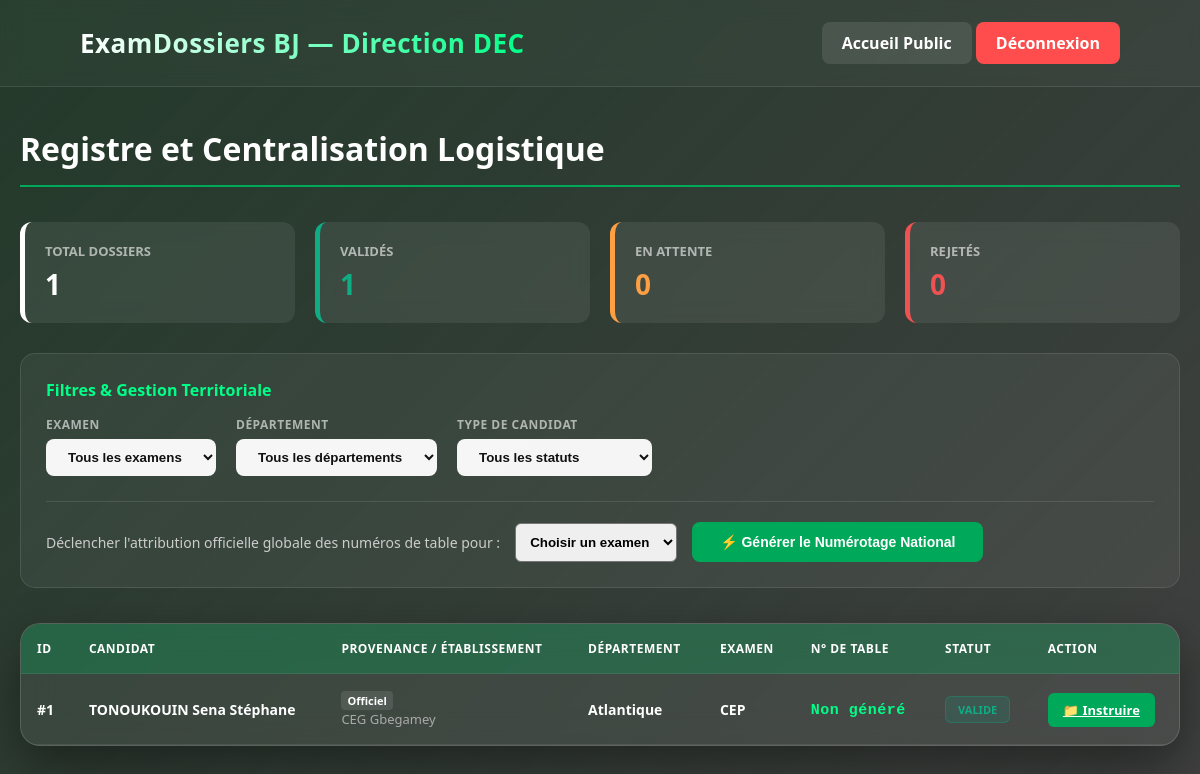
Screenshot of /admin.php (signed in) with the database file from the repository.
### tables this page shows
CREATE TABLE `dossiers` (
  `id` int(11) NOT NULL,
  `user_id` int(11) NOT NULL,
  `examen_id` int(11) NOT NULL,
  `statut` enum('en_attente','valide','rejete') DEFAULT 'en_attente',
  `motif_rejet` text DEFAULT NULL,
  `numero_table` varchar(50) DEFAULT NULL,
  `date_depot` timestamp NOT NULL DEFAULT current_timestamp()
);

CREATE TABLE `users` (
  `id` int(11) NOT NULL,
  `nom` varchar(100) NOT NULL,
  `prenom` varchar(100) NOT NULL,
  `email` varchar(150) NOT NULL,
  `telephone` varchar(20) NOT NULL,
  `password` varchar(255) NOT NULL,
  `role` enum('candidat','admin') DEFAULT 'candidat',
  `type_candidat` enum('officiel','libre') DEFAULT 'officiel',
  `etablissement` varchar(150) NOT NULL DEFAULT 'Candidat Libre',
  `departement` varchar(50) NOT NULL DEFAULT 'Littoral',
  `created_at` timestamp NOT NULL DEFAULT current_timestamp()
);

CREATE TABLE `examens` (
  `id` int(11) NOT NULL,
  `libelle` varchar(50) NOT NULL,
  `annee` int(11) NOT NULL,
  `date_cloture` date NOT NULL,
  `created_at` timestamp NOT NULL DEFAULT current_timestamp()
);

### admin.php (the view, shortened to what this page needs)
<?php
$host = "localhost";
$db_name = "examdossiers";
$username = "root";
$password = "";
$conn = null;
try {
    $conn = new PDO(
        "mysql:host=".$host.";dbname=".$db_name.";charset=utf8",
        $username,
        $password
    );
    $conn->setAttribute(PDO::ATTR_ERRMODE, PDO::ERRMODE_EXCEPTION);
} catch(PDOException $e) {
    die("Erreur de connexion : " . $e->getMessage());
}
$stmt_get = $conn->prepare("
    SELECT d.id AS dossier_id,
           d.statut,
           d.motif_rejet,
           d.date_depot,
           d.numero_table,
           u.nom,
           u.prenom,
           u.email,
           u.telephone,
           u.departement,
           u.type_candidat,
           u.etablissement,
           e.libelle AS examen_nom
    FROM dossiers d
    JOIN users u ON d.user_id = u.id
    JOIN examens e ON d.examen_id = e.id
    ORDER BY d.date_depot DESC
");
$stmt_get->execute();
$liste_dossiers = $stmt_get->fetchAll(PDO::FETCH_ASSOC);
$total_depots = count($liste_dossiers);
$total_valides = 0;
$total_en_attente = 0;
$total_rejetes = 0;
foreach ($liste_dossiers as $dos) {
    if ($dos['statut'] === 'valide') {
        $total_valides++;
    }
    elseif ($dos['statut'] === 'en_attente') {
        $total_en_attente++;
    }
    elseif ($dos['statut'] === 'rejete') {
        $total_rejetes++;
    }
}
?>
<!DOCTYPE html>
<html lang="fr">
<head>
</head>
<body>
<div class="overlay">
<header>
    <div class="logo-container">
        <h2>ExamDossiers BJ — Direction DEC</h2>
    </div>
    <nav>
        <a href="index.php" class="logout" style="background: rgba(255,255,255,0.1); color: white;">Accueil Public</a>
        <a href="logout.php" class="logout">Déconnexion</a>
    </nav>
</header>
<div class="admin-container">
    <div class="title-section">
        <h1>Registre et Centralisation Logistique</h1>
    </div>
    <div style="display: flex; gap: 20px; margin-bottom: 30px; flex-wrap: wrap;">
        <div style="background: rgba(255, 255, 255, 0.08); backdrop-filter: blur(10px); padding: 20px; border-radius: 12px; flex: 1; min-width: 200px; border-left: 5px solid #ffffff;">
            <div style="font-size: 13px; color: rgba(255,255,255,0.6); font-weight: 600; text-transform: uppercase;">Total Dossiers</div>
            <div style="font-size: 28px; font-weight: 800; margin-top: 5px;"><?php echo $total_depots; ?></div>
        </div>
        <div style="background: rgba(255, 255, 255, 0.08); backdrop-filter: blur(10px); padding: 20px; border-radius: 12px; flex: 1; min-width: 200px; border-left: 5px solid #10ac84;">
            <div style="font-size: 13px; color: rgba(255,255,255,0.6); font-weight: 600; text-transform: uppercase;">Validés</div>
            <div style="font-size: 28px; font-weight: 800; margin-top: 5px; color: #10ac84;"><?php echo $total_valides; ?></div>
        </div>
        <div style="background: rgba(255, 255, 255, 0.08); backdrop-filter: blur(10px); padding: 20px; border-radius: 12px; flex: 1; min-width: 200px; border-left: 5px solid #ff9f43;">
            <div style="font-size: 13px; color: rgba(255,255,255,0.6); font-weight: 600; text-transform: uppercase;">En Attente</div>
            <div style="font-size: 28px; font-weight: 800; margin-top: 5px; color: #ff9f43;"><?php echo $total_en_attente; ?></div>
        </div>
        <div style="background: rgba(255, 255, 255, 0.08); backdrop-filter: blur(10px); padding: 20px; border-radius: 12px; flex: 1; min-width: 200px; border-left: 5px solid #ee5253;">
            <div style="font-size: 13px; color: rgba(255,255,255,0.6); font-weight: 600; text-transform: uppercase;">Rejetés</div>
            <div style="font-size: 28px; font-weight: 800; margin-top: 5px; color: #ee5253;"><?php echo $total_rejetes; ?></div>
        </div>
    </div>
    <div class="panel-action">
        <h3 style="margin: 0 0 15px 0; font-size: 16px; color: #00ff88;">Filtres & Gestion Territoriale</h3>
        <div class="filters-grid">
            <div class="filter-item">
                <label>Examen</label>
                <select id="fExamen" onchange="filtrerTerritoire()">
                    <option value="TOUS">Tous les examens</option>
                </select>
            </div>
            <div class="filter-item">
                <label>Département</label>
                <select id="fDept" onchange="filtrerTerritoire()">
                    <option value="TOUS">Tous les départements</option>
                </select>
            </div>
            <div class="filter-item">
                <label>Type de Candidat</label>
                <select id="fType" onchange="filtrerTerritoire()">
                    <option value="TOUS">Tous les statuts</option>
                </select>
            </div>
        </div>
        <form action="admin.php" method="POST" style="border-top: 1px solid rgba(255,255,255,0.1); padding-top: 20px; display: flex; align-items: center; gap: 15px; flex-wrap: wrap;">
            <span style="font-size: 14px; color: #ccc;">Déclencher l'attribution officielle globale des numéros de table pour :</span>
            <select name="examen_cible" style="padding: 10px; border-radius: 6px; font-weight: 600;" required>
                <option value="Choisir un examen">Choisir un examen</option>
            </select>
            <button type="submit" name="lancer_numerotage" class="btn-num">⚡ Générer le Numérotage National</button>
        </form>
    </div>
    <div class="table-container">
        <table>
            <thead>
                <tr>
                    <th>ID</th>
                    <th>Candidat</th>
                    <th>Provenance / Établissement</th>
                    <th>Département</th>
                    <th>Examen</th>
                    <th>N° de Table</th>
                    <th>Statut</th>
                    <th>Action</th>
                </tr>
            </thead>
            <tbody>
                <?php if(empty($liste_dossiers)): ?>
                    <tr>
                        <td colspan="8" style="text-align: center; color: rgba(255,255,255,0.5); padding: 40px;">Aucun dossier transmis pour le moment dans la base.</td>
                    </tr>
                <?php else: ?>
                    <?php foreach($liste_dossiers as $row): ?>
                        <tr>
                            <td><b>#<?php echo $row['dossier_id']; ?></b></td>
                            <td><strong><?php echo $row['nom'] . " " . $row['prenom']; ?></strong></td>
                            <td>
                                <span style="text-transform: capitalize; font-size: 11px; background: rgba(255,255,255,0.1); padding: 2px 6px; border-radius: 4px; font-weight: 600;"><?php echo $row['type_candidat']; ?></span><br>
                                <span style="color: #aaa; font-size: 13px;"><?php echo $row['etablissement']; ?></span>
                            </td>
                            <td><b><?php echo $row['departement']; ?></b></td>
                            <td><b><?php echo $row['examen_nom']; ?></b></td>
                            <td><b style="color: #00ff88; font-family: monospace; font-size: 15px; letter-spacing: 0.5px;"><?php echo $row['numero_table'] ?? 'Non généré'; ?></b></td>
                            <td><span class="badge <?php echo $row['statut']; ?>"><?php echo $row['statut'] === 'en_attente' ? 'En attente' : ucfirst($row['statut']); ?></span></td>
                            <td>
                                <a href="instruction.php?id=<?php echo $row['dossier_id']; ?>" class="btn-instruire">📁 Instruire</a>
                            </td>
                        </tr>
                    <?php endforeach; ?>
                <?php endif; ?>
            </tbody>
        </table>
    </div>
</div>
</div>
</body>
</html>

### admin.php (style rules this page uses)
body { margin: 0; padding: 0; font-family: 'Segoe UI', Arial, sans-serif; background: url('images/educ.png') center/cover no-repeat fixed; color: white; min-height: 100vh; }
.overlay { background: linear-gradient(135deg, rgba(11, 36, 19, 0.9) 0%, rgba(0, 0, 0, 0.75) 100%); min-height: 100vh; padding-bottom: 60px; }
header { display: flex; justify-content: space-between; align-items: center; padding: 25px 80px; background: rgba(255, 255, 255, 0.03); backdrop-filter: blur(10px); border-bottom: 1px solid rgba(255, 255, 255, 0.1); }
.logo-container h2 { margin: 0; font-size: 26px; font-weight: 800; letter-spacing: 0.5px; background: linear-gradient(to right, #ffffff, #00ff88); -webkit-background-clip: text; -webkit-text-fill-color: transparent; }
.logout { background: #ff4d4d; padding: 10px 20px; color: white; text-decoration: none; border-radius: 8px; font-weight: 700; transition: all 0.3s ease; }
.admin-container { max-width: 1350px; margin: 40px auto; padding: 0 20px; }
.title-section { margin-bottom: 35px; border-bottom: 2px solid #00a859; padding-bottom: 15px; }
.title-section h1 { margin: 0; font-size: 32px; font-weight: 800; }
.panel-action { background: rgba(255, 255, 255, 0.05); border: 1px solid rgba(255, 255, 255, 0.1); padding: 25px; border-radius: 15px; margin-bottom: 35px; }
.filters-grid { display: flex; gap: 20px; flex-wrap: wrap; margin-bottom: 25px; }
.filter-item { display: flex; flex-direction: column; gap: 6px; }
.filter-item label { font-size: 12px; color: rgba(255, 255, 255, 0.6); font-weight: 600; text-transform: uppercase; letter-spacing: 0.5px; }
.filter-item select { padding: 10px 18px; border-radius: 8px; background: rgba(255, 255, 255, 0.95); color: #111; font-weight: 600; border: none; outline: none; }
.table-container { background: rgba(255, 255, 255, 0.06); backdrop-filter: blur(16px); border: 1px solid rgba(255, 255, 255, 0.15); border-radius: 20px; overflow-x: auto; box-shadow: 0 20px 50px rgba(0, 0, 0, 0.4); }
table { width: 100%; border-collapse: collapse; text-align: left; }
th, td { padding: 16px; border-bottom: 1px solid rgba(255, 255, 255, 0.08); }
th { background: rgba(0, 168, 89, 0.3); color: white; font-size: 12px; font-weight: 700; text-transform: uppercase; letter-spacing: 0.5px; }
td { font-size: 14px; vertical-align: middle; }
.badge { padding: 5px 12px; border-radius: 6px; font-weight: 700; font-size: 11px; text-transform: uppercase; display: inline-block; }
.valide { background: rgba(16, 172, 132, 0.15); color: #10ac84; border: 1px solid rgba(16, 172, 132, 0.3); }
.btn-instruire { background: #00a859; color: white; padding: 8px 15px; border: none; border-radius: 6px; font-weight: 700; font-size: 13px; cursor: pointer; transition: 0.3s; }
.btn-num { background: #00a859; color: white; padding: 12px 28px; border: none; border-radius: 8px; font-weight: 700; cursor: pointer; font-size: 14px; }

### rows the page displays
dossiers: id "1", user.nom "TONOUKOUIN", user.prenom "Sena Stéphane", user.type_candidat "Officiel", user.etablissement "CEG Gbegamey", user.departement "Atlantique", examen.libelle "CEP", numero_table "Non généré", statut "VALIDE"

### other values shown
$total_depots "1"
$total_valides "1"
$total_en_attente "0"
$total_rejetes "0"
